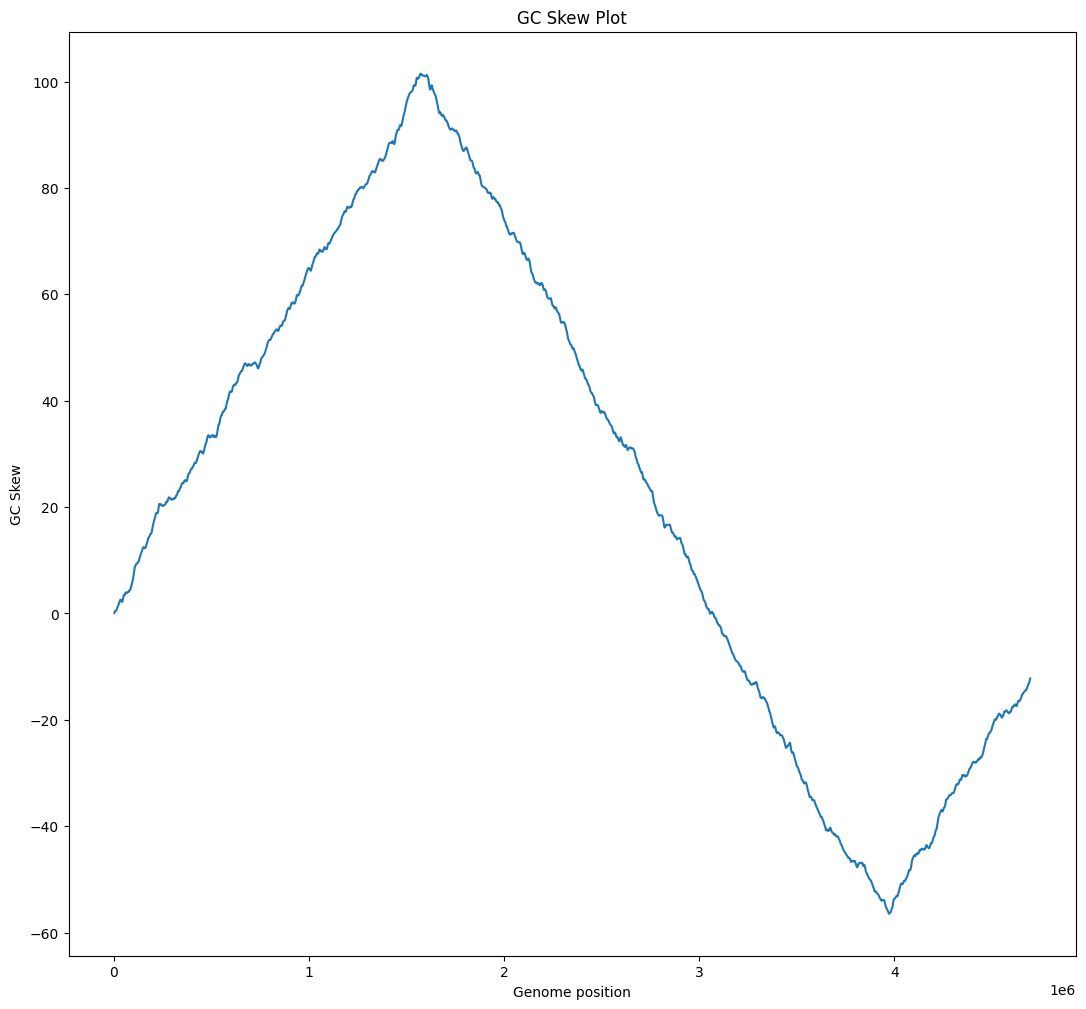

Write the Python code that produced this figure.
import matplotlib.pyplot as plt

def read_fasta(f):
  sequence = []
  with open(f,'r') as g:
    for i in g.readlines():
      if i.startswith('>'):
        continue
      else:
        sequence.append(i)
  return ''.join(sequence)

def GCSkew(genome,L,step):
  totalskew = []
  pos = []
  currskew = 0
  for i in range(0,len(genome)-L, step):
    window = genome[i:i+L]
    numG = 0
    numC = 0
    for base in window:
      if base == 'G':
        numG +=1
      elif base == 'C':
        numC +=1
    if numG==numC==0:
      totalskew.append(0)
    else:
      currskew += (numG-numC)/(numG+numC)
      totalskew.append(currskew)
      pos.append(i +  (L//2))
  return pos, totalskew

genome = read_fasta('genomic.fa')
L = 5000
step = 500
positions, GCskew = GCSkew(genome,L,step)

plt.figure(figsize=(13,12))
plt.plot(positions,GCskew)
plt.xlabel('Genome position')
plt.ylabel('GC Skew')
plt.title('GC Skew Plot')

plt.show()
